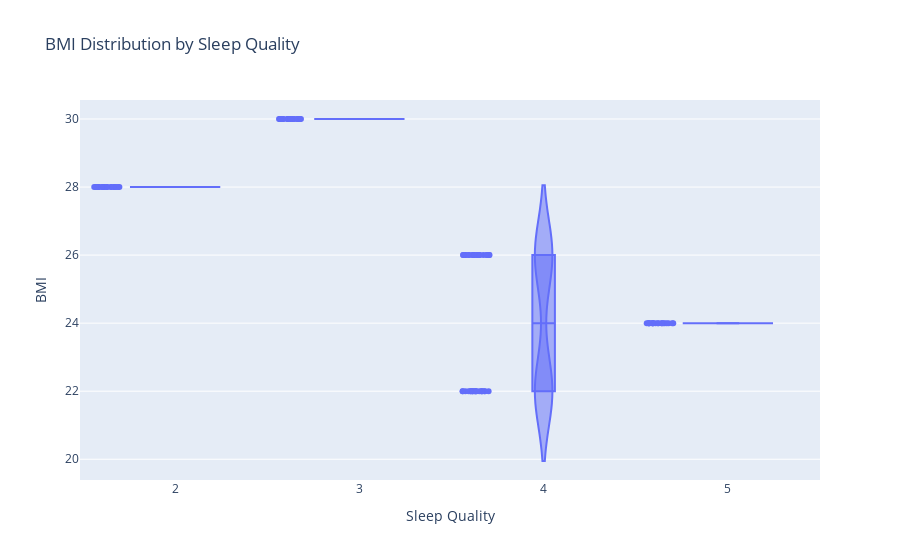

The cell this chart's notebook holds for it:
### Code cell
# 5. Violin plot: BMI distribution by Sleep Quality
print("Plot 5: BMI Distribution by Sleep Quality")
fig5 = px.violin(df, x='sleep_quality', y='bmi', box=True, points='all',
                 title='BMI Distribution by Sleep Quality',
                 labels={'sleep_quality': 'Sleep Quality', 'bmi': 'BMI'})
fig5.show()

### Figure 1 — Plotly figure (JSON) as saved in the notebook; plotly's stock layout.template omitted (floating-point values rounded to 4 significant figures)
{"data": [{"alignmentgroup": "True", "box": {"visible": true}, "hovertemplate": "Sleep Quality=%{x}<br>BMI=%{y}<extra></extra>", "legendgroup": "", "marker": {"color": "#636efa"}, "name": "", "offsetgroup": "", "orientation": "v", "points": "all", "scalegroup": "True", "showlegend": false, "type": "violin", "x": [4, 2, 5, 3, 4, 4, 2, 5, 3, 4, 4, 2, 5, 3, 4, 4, 2, 5, 3, 4, 4, 2, 5, 3, 4, 4, 2, 5, 3, 4, 4, 2, 5, 3, 4, 4, 2, 5, 3, 4, 4, 2, 5, 3, 4, 4, 2, 5, 3, 4, 4, 2, 5, 3, 4, 4, 2, 5, 3, 4, 4, 2, 5, 3, 4, 4, 2, 5, 3, 4, 4, 2, 5, 3, 4, 4, 2, 5, 3, 4, 4, 2, 5, 3, 4, 4, 2, 5, 3, 4, 4, 2, 5, 3, 4, 4, 2, 5, 3, 4], "x0": " ", "xaxis": "x", "y": [22, 28, 24, 30, 26, 22, 28, 24, 30, 26, 22, 28, 24, 30, 26, 22, 28, 24, 30, 26, 22, 28, 24, 30, 26, 22, 28, 24, 30, 26, 22, 28, 24, 30, 26, 22, 28, 24, 30, 26, 22, 28, 24, 30, 26, 22, 28, 24, 30, 26, 22, 28, 24, 30, 26, 22, 28, 24, 30, 26, 22, 28, 24, 30, 26, 22, 28, 24, 30, 26, 22, 28, 24, 30, 26, 22, 28, 24, 30, 26, 22, 28, 24, 30, 26, 22, 28, 24, 30, 26, 22, 28, 24, 30, 26, 22, 28, 24, 30, 26], "y0": " ", "yaxis": "y"}], "layout": {"legend": {"tracegroupgap": 0}, "title": {"text": "BMI Distribution by Sleep Quality"}, "violinmode": "group", "xaxis": {"anchor": "y", "domain": [0, 1], "title": {"text": "Sleep Quality"}}, "yaxis": {"anchor": "x", "domain": [0, 1], "title": {"text": "BMI"}}}}
